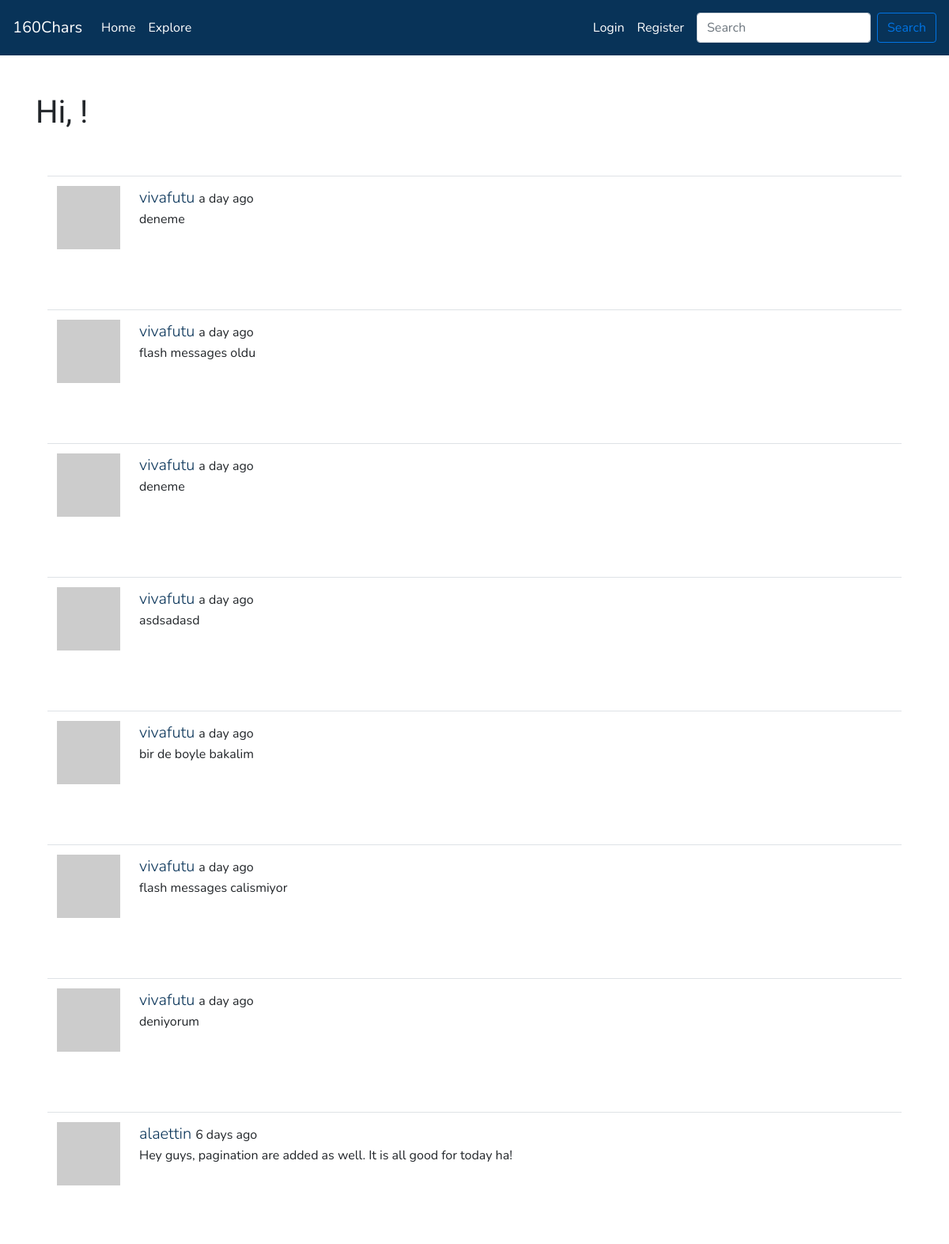
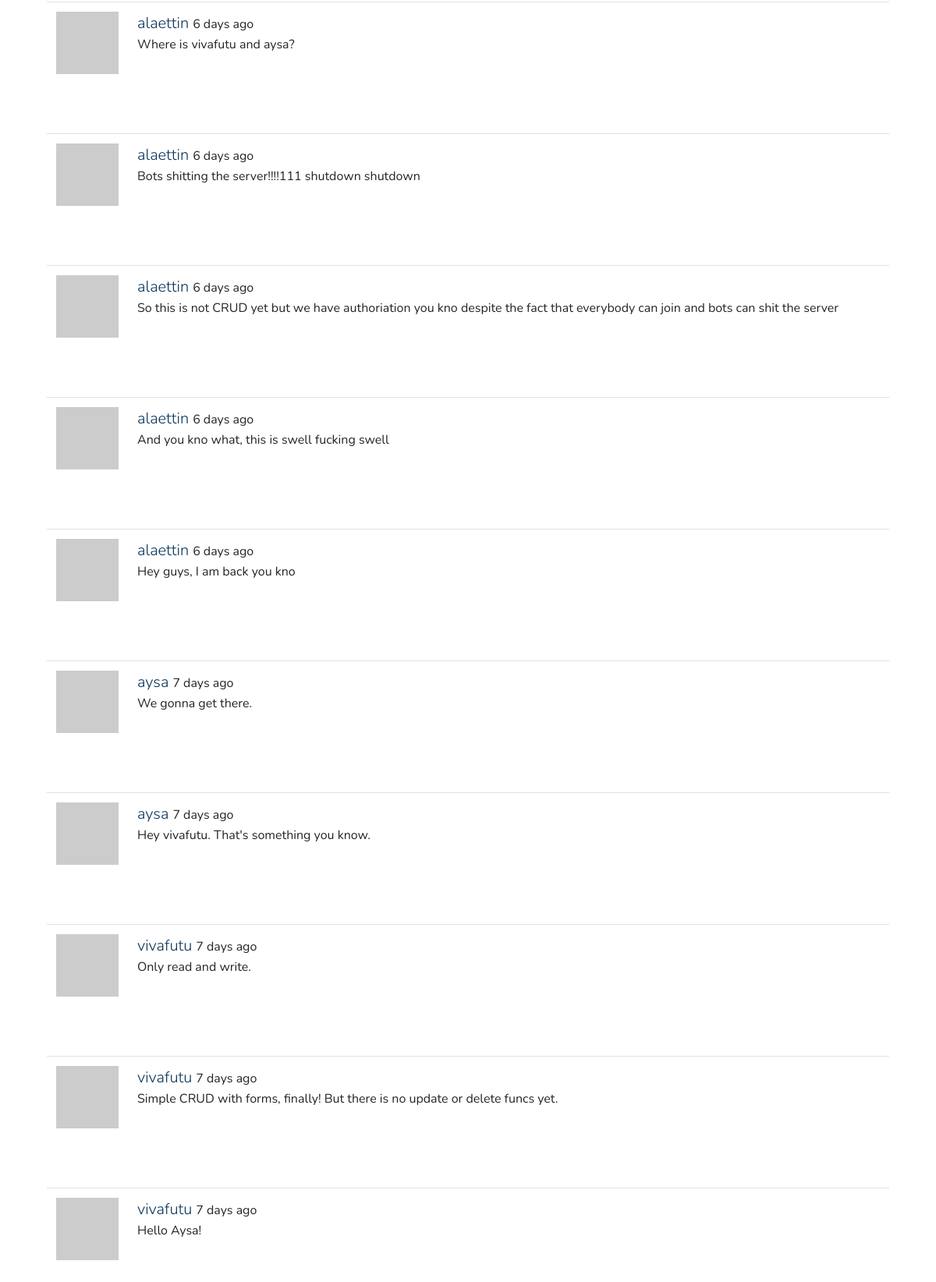
/explore, run on the app's committed database (2 pictures, top to bottom).
### app/models.py (models this page shows, shortened)
class Post(db.Model):
    id = db.Column(db.Integer, primary_key=True)
    body = db.Column(db.String(160))
    timestamp = db.Column(db.DateTime, index=True, default=datetime.utcnow)
    user_id = db.Column(db.Integer, db.ForeignKey('user.id'))

class User(UserMixin, db.Model):
    id = db.Column(db.Integer, primary_key=True)
    username = db.Column(db.String(64), index=True, unique=True)
    email = db.Column(db.String(120), index=True, unique=True)
    password_hash = db.Column(db.String(128))
    posts = db.relationship('Post', backref='author', lazy='dynamic')
    about_me = db.Column(db.String(160))
    last_seen = db.Column(db.DateTime, default=datetime.utcnow)
    followed = db.relationship(
        'User', secondary=followers,
        primaryjoin=(followers.c.follower_id == id),
        secondaryjoin=(followers.c.followed_id == id),
        backref=db.backref('followers', lazy='dynamic'), lazy='dynamic')
    def avatar(self, size):
        digest = md5(self.email.lower().encode('utf-8')).hexdigest()
        return 'https://www.gravatar.com/avatar/{}?d=identicon&s={}'.format(
            digest, size)

### app/routes.py (the view)
@app.route('/explore')
def explore():
    page = request.args.get('page', 1, type=int)
    posts = Post.query.order_by(Post.timestamp.desc()).paginate(
        page, app.config['POSTS_PER_PAGE'], False)
    next_url = url_for('explore', page=posts.next_num) \
        if posts.has_next else None
    prev_url = url_for('explore', page=posts.prev_num) \
        if posts.has_prev else None
    return render_template('index.html', posts=posts.items, title='Explore',
                            next_url=next_url, prev_url=prev_url)

### app/routes.py (called while the page is built)
@app.before_request
def before_request():
    if current_user.is_authenticated:
        current_user.last_seen = datetime.utcnow()
        db.session.commit()

### app/templates/index.html (shortened to what this page needs)
{% extends "base.html" %}
{% from 'bootstrap/form.html' import render_form %}
{% block content %}
    <div class="container">
        <h1>Hi, {{ current_user.username }}!</h1>
    {% for post in posts %}
        <div class="container pt-5">
            {% include '_post.html' %}
        </div>
    {% endfor %}
    </div>
{% endblock %}

### app/templates/_post.html
<table class="table table-hover">
    <tr>
        <td width="70px">
            <a href="{{ url_for('user', username=post.author.username) }}">
                <img src="{{ post.author.avatar(70) }}" />
            </a>
        </td>
        <td>
            <a class="lead" href="{{ url_for('user', username=post.author.username) }}">
                {{ post.author.username }}
            </a>
            {{ moment(post.timestamp).fromNow() }}
            <p>{{ post.body }}</p>
        </td>
    </tr>
</table>

### data on the page
Post: author.username "vivafutu", timestamp "a day ago", body "deneme"
Post: author.username "vivafutu", timestamp "a day ago", body "flash messages oldu"
Post: author.username "vivafutu", timestamp "a day ago", body "deneme"
Post: author.username "vivafutu", timestamp "a day ago", body "asdsadasd"
Post: author.username "vivafutu", timestamp "a day ago", body "bir de boyle bakalim"
Post: author.username "vivafutu", timestamp "a day ago", body "flash messages calismiyor"
Post: author.username "vivafutu", timestamp "a day ago", body "deniyorum"
Post: author.username "alaettin", timestamp "6 days ago", body "Hey guys, pagination are added as well. It is all good for today ha!"
Post: author.username "alaettin", timestamp "6 days ago", body "Where is vivafutu and aysa?"
Post: author.username "alaettin", timestamp "6 days ago", body "Bots shitting the server!!!!111 shutdown shutdown"
Post: author.username "alaettin", timestamp "6 days ago", body "So this is not CRUD yet but we have authoriation you kno despite the fact that everybody can join and bots can shit the server"
Post: author.username "alaettin", timestamp "6 days ago", body "And you kno what, this is swell fucking swell"
Post: author.username "alaettin", timestamp "6 days ago", body "Hey guys, I am back you kno"
Post: author.username "aysa", timestamp "7 days ago", body "We gonna get there."
Post: author.username "aysa", timestamp "7 days ago", body "Hey vivafutu. That's something you know."
Post: author.username "vivafutu", timestamp "7 days ago", body "Only read and write."
Post: author.username "vivafutu", timestamp "7 days ago", body "Simple CRUD with forms, finally! But there is no update or delete funcs yet."
Post: author.username "vivafutu", timestamp "7 days ago", body "Hello Aysa!"
